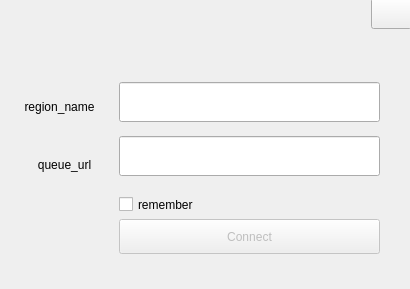
<?xml version="1.0" encoding="UTF-8"?>
<ui version="4.0">
 <class>ConfigDialog</class>
 <widget class="QDialog" name="ConfigDialog">
  <property name="geometry">
   <rect>
    <x>0</x>
    <y>0</y>
    <width>410</width>
    <height>289</height>
   </rect>
  </property>
  <property name="windowTitle">
   <string>Dialog</string>
  </property>
  <property name="styleSheet">
   <string notr="true"/>
  </property>
  <widget class="QWidget" name="MyWidget" native="true">
   <property name="geometry">
    <rect>
     <x>-1</x>
     <y>-1</y>
     <width>411</width>
     <height>291</height>
    </rect>
   </property>
   <property name="styleSheet">
    <string notr="true"/>
   </property>
   <widget class="QPushButton" name="connectBtn">
    <property name="enabled">
     <bool>false</bool>
    </property>
    <property name="geometry">
     <rect>
      <x>120</x>
      <y>220</y>
      <width>261</width>
      <height>35</height>
     </rect>
    </property>
    <property name="text">
     <string>Connect</string>
    </property>
   </widget>
   <widget class="QLabel" name="regionLabel">
    <property name="geometry">
     <rect>
      <x>10</x>
      <y>92</y>
      <width>101</width>
      <height>31</height>
     </rect>
    </property>
    <property name="styleSheet">
     <string notr="true"/>
    </property>
    <property name="text">
     <string>region_name</string>
    </property>
    <property name="alignment">
     <set>Qt::AlignCenter</set>
    </property>
   </widget>
   <widget class="QLabel" name="queueUrlLabel">
    <property name="geometry">
     <rect>
      <x>20</x>
      <y>150</y>
      <width>91</width>
      <height>31</height>
     </rect>
    </property>
    <property name="layoutDirection">
     <enum>Qt::LeftToRight</enum>
    </property>
    <property name="text">
     <string>queue_url</string>
    </property>
    <property name="alignment">
     <set>Qt::AlignCenter</set>
    </property>
   </widget>
   <widget class="QWidget" name="layoutWidget">
    <property name="geometry">
     <rect>
      <x>120</x>
      <y>70</y>
      <width>261</width>
      <height>121</height>
     </rect>
    </property>
    <layout class="QVBoxLayout" name="verticalLayout">
     <property name="spacing">
      <number>1</number>
     </property>
     <item>
      <widget class="QLineEdit" name="region_Input">
       <property name="minimumSize">
        <size>
         <width>0</width>
         <height>40</height>
        </size>
       </property>
       <property name="styleSheet">
        <string notr="true"/>
       </property>
       <property name="echoMode">
        <enum>QLineEdit::Password</enum>
       </property>
      </widget>
     </item>
     <item>
      <widget class="QLineEdit" name="queueUrl_Input">
       <property name="minimumSize">
        <size>
         <width>0</width>
         <height>40</height>
        </size>
       </property>
       <property name="echoMode">
        <enum>QLineEdit::Password</enum>
       </property>
      </widget>
     </item>
    </layout>
   </widget>
   <widget class="QPushButton" name="close_Btn">
    <property name="geometry">
     <rect>
      <x>372</x>
      <y>-1</y>
      <width>41</width>
      <height>31</height>
     </rect>
    </property>
    <property name="text">
     <string/>
    </property>
   </widget>
   <widget class="QCheckBox" name="checkBox">
    <property name="geometry">
     <rect>
      <x>120</x>
      <y>190</y>
      <width>111</width>
      <height>31</height>
     </rect>
    </property>
    <property name="styleSheet">
     <string notr="true"/>
    </property>
    <property name="text">
     <string>remember</string>
    </property>
   </widget>
  </widget>
 </widget>
 <resources>
  <include location="../../resources/images.qrc"/>
 </resources>
 <connections>
  <connection>
   <sender>region_Input</sender>
   <signal>textChanged(QString)</signal>
   <receiver>ConfigDialog</receiver>
   <slot>setConnectBtnEnable()</slot>
   <hints>
    <hint type="sourcelabel">
     <x>210</x>
     <y>103</y>
    </hint>
    <hint type="destinationlabel">
     <x>415</x>
     <y>111</y>
    </hint>
   </hints>
  </connection>
  <connection>
   <sender>queueUrl_Input</sender>
   <signal>textChanged(QString)</signal>
   <receiver>ConfigDialog</receiver>
   <slot>setConnectBtnEnable()</slot>
   <hints>
    <hint type="sourcelabel">
     <x>206</x>
     <y>162</y>
    </hint>
    <hint type="destinationlabel">
     <x>410</x>
     <y>168</y>
    </hint>
   </hints>
  </connection>
  <connection>
   <sender>checkBox</sender>
   <signal>clicked()</signal>
   <receiver>ConfigDialog</receiver>
   <slot>setRemember()</slot>
   <hints>
    <hint type="sourcelabel">
     <x>155</x>
     <y>203</y>
    </hint>
    <hint type="destinationlabel">
     <x>412</x>
     <y>207</y>
    </hint>
   </hints>
  </connection>
 </connections>
 <slots>
  <slot>setConnectBtnEnable()</slot>
  <slot>setRemember()</slot>
 </slots>
</ui>
